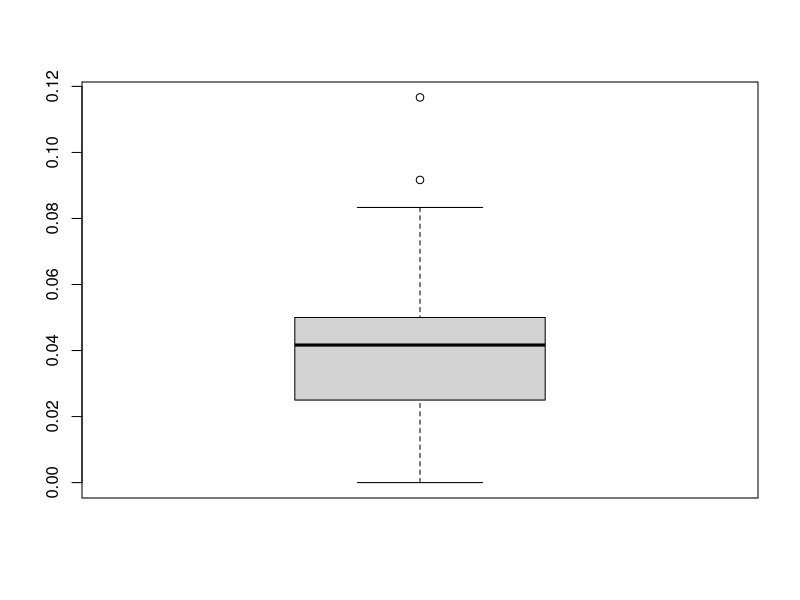

This figure's R source:
#population of 16 million lines with a proportion of errors
s<-rnorm(16000000, 2.975) #to generate normal dist, mean = error rate
s<-round(s) #round to get integers
mean (s) #check to make sure the mean is correct
length (s) # check to make sure the length is correct

#ACS 120 lines with proportion of errors
s<-c(rep(0, times=95900), rep(1, times=4100))
samp<-vector(mode="numeric", length=0)

mean (s) #check to make sure the mean is correct
length (s) # check to make sure the length is correct

# sample distribution and calculate mean of sample
for (i in 1:1000){
  sa<-sample(s, 120)
  sam<-mean(sa)
  samp<-append(samp,sam)
}

mean(samp)
sd(samp)

quantile(samp,probs=c(.025,.975)) #calculate 95% confidence interval
quantile(samp,probs=c(.005,.995)) #calculate 99% confidence interval

boxplot(samp, ylim=c(0, max(samp)))
